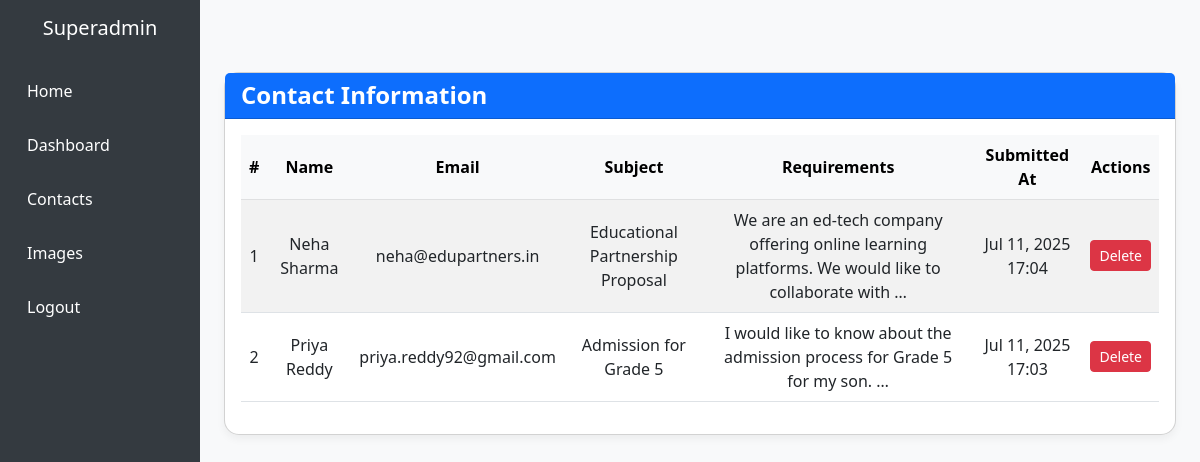
Screenshot of /contact-list/ with the database file from the repository.
### users/models.py (models this page shows, shortened)
class Contact(models.Model):
    name = models.CharField(max_length=100)
    email = models.EmailField()
    subject = models.TextField()
    requirements = models.TextField()
    created_at = models.DateTimeField(auto_now_add=True)

### users/views.py (the view)
# urls.py: path('contact-list/', contact_list),
def contact_list(request):
    contacts = Contact.objects.all().order_by('-id')
    return render(request, 'contact_list.html', {'contacts': contacts})

### users/templates/contact_list.html (shortened to what this page needs)
{% extends "dashboard/dashboard_base.html" %}
{% load static %}
{% block content %}
<div class="container mt-5 mb-5">
  <div class="card">
    <div class="card-header bg-primary text-white d-flex justify-content-between align-items-center">
      <h4 class="mb-0">Contact Information</h4>
    </div>
    <div class="card-body">
      {% if contacts %}
        <div class="table-responsive">
          <table class="table table-striped table-hover align-middle text-center">
            <thead class="table-light">
              <tr>
                <th>#</th>
                <th>Name</th>
                <th>Email</th>
                <th>Subject</th>
                <th>Requirements</th>
                <th>Submitted At</th>
                <th>Actions</th>
              </tr>
            </thead>
            <tbody>
              {% for contact in contacts %}
              <tr>
                <td>{{ forloop.counter }}</td>
                <td>{{ contact.name }}</td>
                <td>{{ contact.email }}</td>
                <td>{{ contact.subject }}</td>
                <td>{{ contact.requirements|truncatewords:15 }}</td>
                <td>{{ contact.created_at|date:"M d, Y H:i" }}</td>
                <td>
                  <button type="button" class="btn btn-danger btn-sm"
                          data-bs-toggle="modal"
                          data-bs-target="#deleteModal{{ contact.id }}">
                    Delete
                  </button>
                </td>
              </tr>
              {% endfor %}
            </tbody>
          </table>
        </div>
      {% else %}
        <p class="text-muted">No contact submissions found.</p>
      {% endif %}
    </div>
  </div>
</div>
{% endblock %}

### users/templates/contact_list.html (style rules this page uses)
body { background-color: #f1f3f5; }
.card { border-radius: 15px; box-shadow: 0 4px 8px rgba(0,0,0,0.05); }
th, td { vertical-align: middle !important; }

### users/templates/dashboard/dashboard_base.html (style rules this page uses)
body { background-color: #f8f9fa; }
.card h4 { font-size: 1.5rem; font-weight: bold; }

### rows the page displays
Contact: name "Neha Sharma", email "neha@edupartners.in", subject "Educational Partnership Proposal", requirements "We are an ed-tech company offering online learning platforms. We would like to collaborate with …", created_at "Jul 11, 2025 17:04"
Contact: name "Priya Reddy", email "priya.reddy92@gmail.com", subject "Admission for Grade 5", requirements "I would like to know about the admission process for Grade 5 for my son. …", created_at "Jul 11, 2025 17:03"
